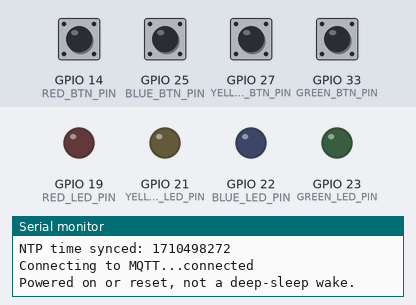
A program run on a simulated ESP32. On the bench: output pins drawn as LEDs (lit = HIGH), the last lines printed to the serial monitor. Inputs (shaded band) come from the test bench; at power-on: GPIO 14 (RED_BTN_PIN), GPIO 25 (BLUE_BTN_PIN), GPIO 27 (YELLOW_BTN_PIN), GPIO 33 (GREEN_BTN_PIN) HIGH. WiFi joins after 1.5 s; servers stay silent unless stated; the local clock reads 2024-03-15 10:24:30 at power-on unless the program sets it; no MQTT or app messages arrive unless stated.

Above: at 3.2 s.
3.3 s: GPIO 14 (RED_BTN_PIN) pulled LOW for 0.15 s
At 4.7 s:
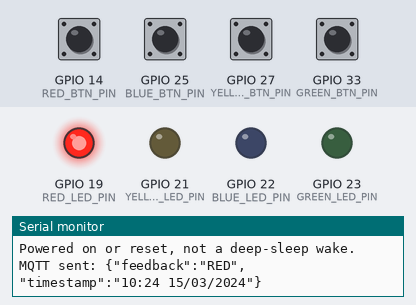
Timing chart, 0 to 10.9 s (numbered marks = the images above; inputs shaded):
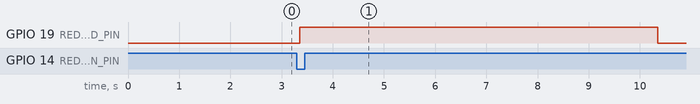

The program:

main.cpp
```cpp
#include <Arduino.h>
#include <EZButton.h>
#include <esp_sleep.h>
#include <WiFi.h>
#include <PubSubClient.h>
#include <ArduinoJson.h>
#include <time.h>

// WiFi
const char* ssid = "IoT_H3/4";
const char* password = "98806829";

// MQTT Login
const char* mqtt_server = "192.168.0.130";
const int   mqtt_port = 1883;
// MQTT credentials
const char device_name[] = "device08";
const char mqtt_password[] = "device08-password";
// MQTT topic
const char* mqtt_topic = "sensor/device08";

// Button pins
#define RED_BTN_PIN    14
#define YELLOW_BTN_PIN 27
#define BLUE_BTN_PIN   25
#define GREEN_BTN_PIN  33

// LED pins
#define RED_LED_PIN     19
#define YELLOW_LED_PIN  21
#define BLUE_LED_PIN    22
#define GREEN_LED_PIN   23

// Bitmask for deep-sleep wake
#define WAKEUP_PINS ((1ULL << RED_BTN_PIN) | \
                     (1ULL << YELLOW_BTN_PIN) | \
                     (1ULL << BLUE_BTN_PIN)  | \
                     (1ULL << GREEN_BTN_PIN))

// EZButton setup
struct ezButtonMap {
  ezButton button;
  uint8_t btnPin;
  uint8_t ledPin;
  const char* label;
};

ezButtonMap buttonMap[] = {
  { ezButton(RED_BTN_PIN),    RED_BTN_PIN,    RED_LED_PIN,    "RED" },
  { ezButton(YELLOW_BTN_PIN), YELLOW_BTN_PIN, YELLOW_LED_PIN, "YELLOW" },
  { ezButton(BLUE_BTN_PIN),   BLUE_BTN_PIN,   BLUE_LED_PIN,   "BLUE" },
  { ezButton(GREEN_BTN_PIN),  GREEN_BTN_PIN,  GREEN_LED_PIN,  "GREEN" },
};

// Track time and LED status
unsigned long wakeTime;
bool ledActive = false;
unsigned long ledTimerStart = 0;
uint8_t activeLedPin = 0;

// WiFi and MQTT
WiFiClient espClient;
PubSubClient client(espClient);

// Helper to get formatted timestamp
void getFormattedTimestamp(char* buffer, size_t len) {
  time_t now = time(nullptr);
  struct tm timeinfo;
  localtime_r(&now, &timeinfo);
  strftime(buffer, len, "%H:%M %d/%m/%Y", &timeinfo);
}

// Connect to WiFi
void setup_wifi() {
  delay(10);
  Serial.println("Connecting to WiFi...");
  WiFi.mode(WIFI_STA);
  WiFi.begin(ssid, password);
  while (WiFi.status() != WL_CONNECTED) {
    delay(500);
    Serial.print(".");
  }
  Serial.println("\nWiFi connected!");
  // Configure NTP
  configTime(0, 0, "pool.ntp.org", "time.nist.gov");
  Serial.print("Waiting for NTP time sync");
  time_t now = time(nullptr);
  int retry = 0;
  const int retry_count = 20;
  while (now < 1000000000 && ++retry < retry_count) {
    delay(500);
    Serial.print(".");
    now = time(nullptr);
  }
  Serial.println();
  if (now < 1000000000) {
    Serial.println("Failed to get NTP time.");
  } else {
    Serial.print("NTP time synced: ");
    Serial.println(now);
  }
}

// Connect to MQTT broker
void reconnect_mqtt() {
  while (!client.connected()) {
    Serial.print("Connecting to MQTT...");
    if (client.connect(device_name, device_name, mqtt_password)) {
      Serial.println("connected");
    } else {
      Serial.print("failed, rc=");
      Serial.print(client.state());
      Serial.println(" retrying in 2s");
      delay(2000);
    }
  }
}

// Use ext1 status (hardware-level) to see which button triggered wake
void printWakeReasonAndSendMQTT() {
  uint64_t wakeStatus = esp_sleep_get_ext1_wakeup_status();

  for (auto &entry : buttonMap) {
    if (wakeStatus & (1ULL << entry.btnPin)) {
      Serial.print("Woke up from ");
      Serial.print(entry.label);
      Serial.println(" button!");
      digitalWrite(entry.ledPin, HIGH);
      activeLedPin = entry.ledPin;
      ledActive = true;
      ledTimerStart = millis();

      // Build JSON payload with formatted timestamp
      StaticJsonDocument<128> doc;
      doc["feedback"] = entry.label;
      char timeStr[32];
      getFormattedTimestamp(timeStr, sizeof(timeStr));
      doc["timestamp"] = timeStr;

      char payload[128];
      serializeJson(doc, payload);

      if (client.connected()) {
        client.publish(mqtt_topic, payload);
        Serial.print("MQTT sent: ");
        Serial.println(payload);
      } else {
        Serial.println("MQTT not connected, message not sent.");
      }
      break;
    }
  }
}

void setup() {
  Serial.begin(115200);
  delay(500); // Let Serial settle

  // Configure all buttons & LEDs
  for (auto &entry : buttonMap) {
    entry.button.setDebounceTime(50);
    pinMode(entry.btnPin, INPUT_PULLUP);
    pinMode(entry.ledPin, INPUT_PULLUP);
    pinMode(entry.ledPin, OUTPUT);
    digitalWrite(entry.ledPin, LOW);
  }

  setup_wifi();
  client.setServer(mqtt_server, mqtt_port);
  reconnect_mqtt();

  // Check if we woke from deep sleep
  if (esp_sleep_get_wakeup_cause() == ESP_SLEEP_WAKEUP_EXT1) {
    printWakeReasonAndSendMQTT();
  } else {
    Serial.println("Powered on or reset, not a deep-sleep wake.");
  }

  // Enable wake from any of the button pins
  esp_sleep_enable_ext1_wakeup(WAKEUP_PINS, ESP_EXT1_WAKEUP_ANY_HIGH);

  // Record start time
  wakeTime = millis();
}

void loop() {
  client.loop(); // Keep MQTT connection alive

  // Only allow a new button press if no LED is currently active
  if (!ledActive) {
    for (auto &entry : buttonMap) {
      entry.button.loop();
      if (entry.button.isPressed()) {
        digitalWrite(entry.ledPin, HIGH);
        activeLedPin = entry.ledPin;
        ledActive = true;
        ledTimerStart = millis();

        // Build JSON payload with formatted timestamp
        StaticJsonDocument<128> doc;
        doc["feedback"] = entry.label;
        char timeStr[32];
        getFormattedTimestamp(timeStr, sizeof(timeStr));
        doc["timestamp"] = timeStr;

        char payload[128];
        serializeJson(doc, payload);

        if (client.connected()) {
          client.publish(mqtt_topic, payload);
          Serial.print("MQTT sent: ");
          Serial.println(payload);
        }
        break; // Only allow one button action at a time
      }
    }
  } else {
    // Still update button state for debounce, but ignore presses
    for (auto &entry : buttonMap) {
      entry.button.loop();
    }
  }

  // After 7 seconds, turn off whichever LED was lit
  if (ledActive && (millis() - ledTimerStart >= 7000)) {
    digitalWrite(activeLedPin, LOW);
    ledActive = false;
  }

  // Go back to deep sleep after 10 seconds total
  if (millis() - wakeTime >= 10000) {
    Serial.println("Waiting for all buttons to be released...");
    // Wait for all buttons to be released
    bool anyPressed;
    do {
      anyPressed = false;
      for (auto &entry : buttonMap) {
        entry.button.loop();
        if (entry.button.getState() == HIGH) {
          anyPressed = true;
        }
      }
      delay(10); // debounce
    } while (anyPressed);

    Serial.println("Going back to deep sleep...");
    esp_deep_sleep_start();
  }
}
```

Measured:
- after the input at 3.3 s, GPIO 19 (RED_LED_PIN): LOW → HIGH after 0.05 s, → LOW 7.0 s later
